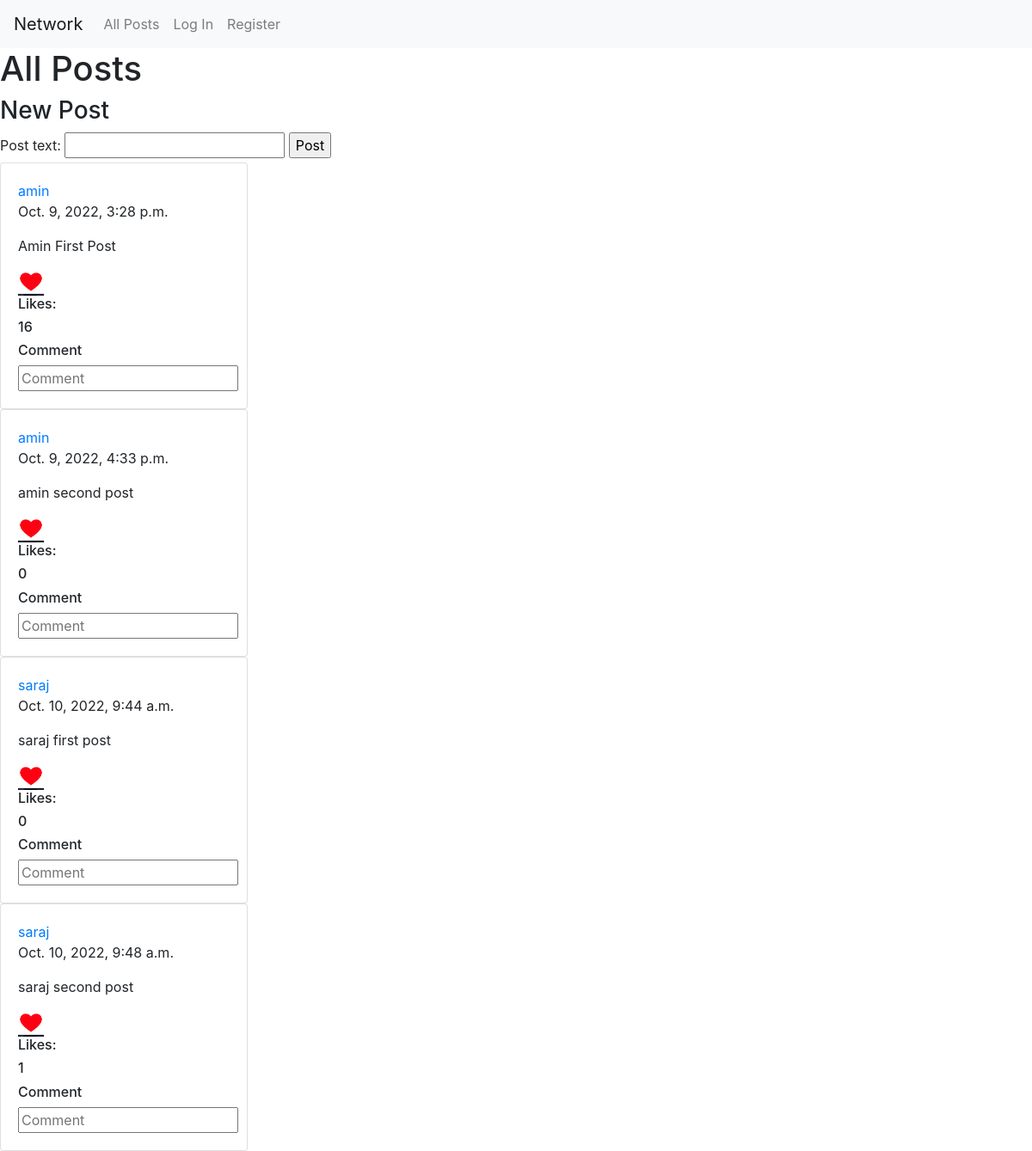
Page /all_posts on the committed database.
### network/models.py (models this page shows, shortened)
class Post(models.Model):
    user = models.ForeignKey(User, on_delete = models.CASCADE)
    post_text = models.CharField(max_length = 10000)
    posting_time = models.DateTimeField(default = datetime.now)
    like_count = models.IntegerField(default =0)

class User(AbstractUser):
    pass

### network/views.py (the view)
# urls.py: path("all_posts", views.all_posts, name="all_posts"),
def all_posts(request):
    posts = Post.objects.all()
    current_user = request.user
    form = NewPostForm()
    return render(request, "network/AllPost.html", {"posts": posts, "current_user": current_user, "form": form})

### network/views.py
class NewPostForm(forms.Form):
    post_text = forms.CharField(max_length=10000)

### network/templates/network/AllPost.html (shortened to what this page needs)
{% extends "network/layout.html" %}
{% block body %}
    <h1>All Posts</h1>
    <h3>New Post</h3>
    <form action="{% url 'add_post' %}" method="post">
        {{ form }}
        <input type="submit" value="Post">
    </form>
    {% for post in posts %}
        <div class="card" style="width: 18rem;">
            <div class="card-body">
                <a href="{% url 'profile' post.user.id %}">{{ post.user }}</a><br>
                <p>{{ post.posting_time }}</p>
                <p class="card-text"> {{ post.post_text }} </p>
                <a href="{% url 'increase_like' post.id %}"><img src="static/network/love.png" alt="love_icon" style="width: 30px; height: 30px"></a>
                <h6>Likes:</h6>
                <h6>{{post.like_count}}</h6>
                <h6>Comment</h6>
                <form action="">
                    <input type="text" name="comment" placeholder="Comment" >
                </form>
            </div>
        </div>
    {% endfor %}
{% endblock %}

### network/templates/network/layout.html (shortened to what this page needs)
{% load static %}
<!DOCTYPE html>
<html lang="en">
    <head>
        <link rel="stylesheet" href="https://stackpath.bootstrapcdn.com/bootstrap/4.4.1/css/bootstrap.min.css">
        <link href="{% static 'network/styles.css' %}" rel="stylesheet">
    </head>
    <body>
        <nav class="navbar navbar-expand-lg navbar-light bg-light">
            <a class="navbar-brand" href="#">Network</a>
            <div>
              <ul class="navbar-nav mr-auto">
                <li class="nav-item">
                  <a class="nav-link" href="{% url 'all_posts' %}">All Posts</a>
                </li>
                {% if user.is_authenticated %}
                    <li class="nav-item">
                        <a class="nav-link" href="#">Following</a>
                    </li>
                    <li class="nav-item">
                        <a class="nav-link" href="{% url 'logout' %}">Log Out</a>
                    </li>
                {% else %}
                    <li class="nav-item">
                        <a class="nav-link" href="{% url 'login' %}">Log In</a>
                    </li>
                    <li class="nav-item">
                        <a class="nav-link" href="{% url 'register' %}">Register</a>
                    </li>
                {% endif %}
              </ul>
            </div>
          </nav>
        <div class="body">
            {% block body %}
            {% endblock %}
        </div>
    </body>
</html>

### rows in the picture
Post: user "amin", posting_time "Oct. 9, 2022, 3:28 p.m.", post_text "Amin First Post", like_count "16"
Post: user "amin", posting_time "Oct. 9, 2022, 4:33 p.m.", post_text "amin second post", like_count "0"
Post: user "saraj", posting_time "Oct. 10, 2022, 9:44 a.m.", post_text "saraj first post", like_count "0"
Post: user "saraj", posting_time "Oct. 10, 2022, 9:48 a.m.", post_text "saraj second post", like_count "1"
